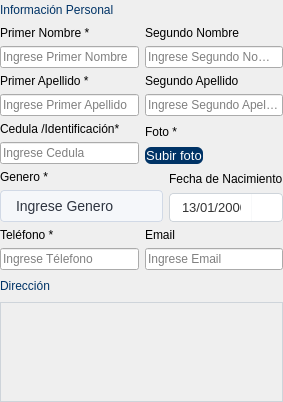
           <widget class="QWidget" name="page_0">
            <property name="styleSheet">
             <string notr="true">#page_0{
	background-color: transparent;
}</string>
            </property>
            <layout class="QVBoxLayout" name="verticalLayout_43" stretch="1,1,1,1,1,1,1,6">
             <property name="leftMargin">
              <number>0</number>
             </property>
             <property name="topMargin">
              <number>0</number>
             </property>
             <property name="rightMargin">
              <number>0</number>
             </property>
             <property name="bottomMargin">
              <number>0</number>
             </property>
             <item>
              <layout class="QHBoxLayout" name="horizontalLayout_20">
               <item>
                <widget class="QLabel" name="email_label_8">
                 <property name="styleSheet">
                  <string notr="true">QLabel{
	color: rgb(0, 51, 102);
	background-color: transparent;
	font: 18pt &quot;Segoe UI&quot;;
}</string>
                 </property>
                 <property name="text">
                  <string>Información Personal</string>
                 </property>
                </widget>
               </item>
               <item>
                <spacer name="horizontalSpacer_9">
                 <property name="orientation">
                  <enum>Qt::Orientation::Horizontal</enum>
                 </property>
                 <property name="sizeHint" stdset="0">
                  <size>
                   <width>40</width>
                   <height>20</height>
                  </size>
                 </property>
                </spacer>
               </item>
              </layout>
             </item>
             <item>
              <layout class="QHBoxLayout" name="horizontalLayout_21">
               <item>
                <layout class="QVBoxLayout" name="verticalLayout_31">
                 <item>
                  <widget class="QLabel" name="primernombre_label_10">
                   <property name="text">
                    <string>Primer Nombre *</string>
                   </property>
                  </widget>
                 </item>
                 <item>
                  <widget class="QLineEdit" name="primernombre_input">
                   <property name="enabled">
                    <bool>true</bool>
                   </property>
                   <property name="sizePolicy">
                    <sizepolicy hsizetype="Expanding" vsizetype="Expanding">
                     <horstretch>0</horstretch>
                     <verstretch>0</verstretch>
                    </sizepolicy>
                   </property>
                   <property name="styleSheet">
                    <string notr="true"/>
                   </property>
                   <property name="echoMode">
                    <enum>QLineEdit::EchoMode::Normal</enum>
                   </property>
                   <property name="readOnly">
                    <bool>false</bool>
                   </property>
                   <property name="placeholderText">
                    <string>Ingrese Primer Nombre</string>
                   </property>
                  </widget>
                 </item>
                </layout>
               </item>
               <item>
                <layout class="QVBoxLayout" name="verticalLayout_32">
                 <item>
                  <widget class="QLabel" name="segundonombre_label_2">
                   <property name="text">
                    <string>Segundo Nombre</string>
                   </property>
                  </widget>
                 </item>
                 <item>
                  <widget class="QLineEdit" name="segundonombre_input">
                   <property name="enabled">
                    <bool>true</bool>
                   </property>
                   <property name="sizePolicy">
                    <sizepolicy hsizetype="Expanding" vsizetype="Expanding">
                     <horstretch>0</horstretch>
                     <verstretch>0</verstretch>
                    </sizepolicy>
                   </property>
                   <property name="echoMode">
                    <enum>QLineEdit::EchoMode::Normal</enum>
                   </property>
                   <property name="readOnly">
                    <bool>false</bool>
                   </property>
                   <property name="placeholderText">
                    <string>Ingrese Segundo Nombre</string>
                   </property>
                  </widget>
                 </item>
                </layout>
               </item>
              </layout>
             </item>
             <item>
              <layout class="QHBoxLayout" name="horizontalLayout_22">
               <item>
                <layout class="QVBoxLayout" name="verticalLayout_33">
                 <item>
                  <widget class="QLabel" name="primerapellido_label_2">
                   <property name="text">
                    <string>Primer Apellido *</string>
                   </property>
                  </widget>
                 </item>
                 <item>
                  <widget class="QLineEdit" name="primerapellido_input">
                   <property name="enabled">
                    <bool>true</bool>
                   </property>
                   <property name="sizePolicy">
                    <sizepolicy hsizetype="Expanding" vsizetype="Expanding">
                     <horstretch>0</horstretch>
                     <verstretch>0</verstretch>
                    </sizepolicy>
                   </property>
                   <property name="echoMode">
                    <enum>QLineEdit::EchoMode::Normal</enum>
                   </property>
                   <property name="readOnly">
                    <bool>false</bool>
                   </property>
                   <property name="placeholderText">
                    <string>Ingrese Primer Apellido</string>
                   </property>
                  </widget>
                 </item>
                </layout>
               </item>
               <item>
                <layout class="QVBoxLayout" name="verticalLayout_34">
                 <item>
                  <widget class="QLabel" name="segundoapellido_label_2">
                   <property name="text">
                    <string>Segundo Apellido</string>
                   </property>
                  </widget>
                 </item>
                 <item>
                  <widget class="QLineEdit" name="segundoapellido_input">
                   <property name="enabled">
                    <bool>true</bool>
                   </property>
                   <property name="sizePolicy">
                    <sizepolicy hsizetype="Expanding" vsizetype="Expanding">
                     <horstretch>0</horstretch>
                     <verstretch>0</verstretch>
                    </sizepolicy>
                   </property>
                   <property name="echoMode">
                    <enum>QLineEdit::EchoMode::Normal</enum>
                   </property>
                   <property name="readOnly">
                    <bool>false</bool>
                   </property>
                   <property name="placeholderText">
                    <string>Ingrese Segundo Apellido</string>
                   </property>
                  </widget>
                 </item>
                </layout>
               </item>
              </layout>
             </item>
             <item>
              <layout class="QHBoxLayout" name="horizontalLayout_23">
               <item>
                <layout class="QVBoxLayout" name="verticalLayout_35" stretch="3,4">
                 <item>
                  <widget class="QLabel" name="cedula_label_5">
                   <property name="text">
                    <string>Cedula /Identificación*</string>
                   </property>
                  </widget>
                 </item>
                 <item>
                  <widget class="QLineEdit" name="cedula_input">
                   <property name="enabled">
                    <bool>true</bool>
                   </property>
                   <property name="sizePolicy">
                    <sizepolicy hsizetype="Expanding" vsizetype="Expanding">
                     <horstretch>0</horstretch>
                     <verstretch>0</verstretch>
                    </sizepolicy>
                   </property>
                   <property name="echoMode">
                    <enum>QLineEdit::EchoMode::Normal</enum>
                   </property>
                   <property name="readOnly">
                    <bool>false</bool>
                   </property>
                   <property name="placeholderText">
                    <string>Ingrese Cedula</string>
                   </property>
                  </widget>
                 </item>
                </layout>
               </item>
               <item>
                <layout class="QHBoxLayout" name="horizontalLayout_24">
                 <item>
                  <layout class="QVBoxLayout" name="verticalLayout_36" stretch="3,4">
                   <item>
                    <widget class="QLabel" name="carrera_label_8">
                     <property name="text">
                      <string>Foto *</string>
                     </property>
                    </widget>
                   </item>
                   <item>
                    <widget class="QPushButton" name="subirfotoButton">
                     <property name="font">
                      <font>
                       <family>Segoe UI</family>
                       <pointsize>10</pointsize>
                       <italic>false</italic>
                       <fontweight></fontweight>
                      </font>
                     </property>
                     <property name="cursor">
                      <cursorShape>PointingHandCursor</cursorShape>
                     </property>
                     <property name="styleSheet">
                      <string notr="true">
QPushButton{
	background-color: rgb(0, 51, 102);
	border: none;
    border-radius: 6px;
	font: 550 10pt &quot;Segoe UI&quot;;
	color: rgb(255, 255, 255);
	padding:1px;
 }


QPushButton:hover {
    background-color: #004a99;
}
</string>
                     </property>
                     <property name="text">
                      <string>Subir foto</string>
                     </property>
                     <property name="icon">
                      <iconset>
                       <normaloff>resources/images/upload-img-white.svg</normaloff>resources/images/upload-img-white.svg</iconset>
                     </property>
                     <property name="iconSize">
                      <size>
                       <width>30</width>
                       <height>30</height>
                      </size>
                     </property>
                    </widget>
                   </item>
                  </layout>
                 </item>
                 <item>
                  <spacer name="horizontalSpacer_10">
                   <property name="orientation">
                    <enum>Qt::Orientation::Horizontal</enum>
                   </property>
                   <property name="sizeHint" stdset="0">
                    <size>
                     <width>13</width>
                     <height>17</height>
                    </size>
                   </property>
                  </spacer>
                 </item>
                </layout>
               </item>
              </layout>
             </item>
             <item>
              <layout class="QHBoxLayout" name="horizontalLayout_25">
               <item>
                <layout class="QVBoxLayout" name="verticalLayout_37">
                 <item>
                  <widget class="QLabel" name="carrera_label_9">
                   <property name="text">
                    <string>Genero *</string>
                   </property>
                  </widget>
                 </item>
                 <item>
                  <widget class="QComboBox" name="genero_input">
                   <property name="styleSheet">
                    <string notr="true">/* Estilo principal del ComboBox */
QComboBox {
    background-color: rgb(245, 247, 250);
    border: 1px solid #d1d9e6; /* Un borde suave que combina con el fondo */
    border-radius: 4px;
    padding: 0px 15px;
    font-size: 14px;
    color: #2e3440; /* Gris muy oscuro para buen contraste */
    min-height: 30px;
}

/* Estado cuando pasas el ratón por encima */
QComboBox:hover {
    border: 1px solid #aeb9cc;
    background-color: #ffffff; /* Se aclara un poco al interactuar */
}

/* Estado cuando el combo está abierto */
QComboBox:on { 
    border-bottom-left-radius: 0px;
    border-bottom-right-radius: 0px;
    border: 2px solid #5e81ac; /* Color de énfasis (azul) al estar activo */
}

/* Estilo del botón de la flecha */
QComboBox::drop-down {
    subcontrol-origin: padding;
    subcontrol-position: top right;
    width: 30px;
    border-left-width: 0px; /* Quitamos la línea divisoria para un look más limpio */
}

/* Estilo de la flecha (puedes usar un caracter o una imagen) */
QComboBox::down-arrow {
    image: url(resources/images/down-arrow-svgrepo-com.svg); /* Si tienes un icono */
    width: 12px;
    height: 12px;
}

/* Estilo de la lista desplegable (el menú) */
QAbstractItemView {
    background-color: #ffffff;
    border: 1px solid ;
    selection-background-color: #5e81ac; /* Color de fondo al seleccionar un item */
    selection-color: white;
    outline: none;
    border-radius: 0px;
	color:#000;
}</string>
                   </property>
                   <property name="placeholderText">
                    <string>Ingrese Genero</string>
                   </property>
                   <item>
                    <property name="text">
                     <string>Masculino</string>
                    </property>
                   </item>
                   <item>
                    <property name="text">
                     <string>Femenino</string>
                    </property>
                   </item>
                  </widget>
                 </item>
                </layout>
               </item>
               <item>
                <layout class="QVBoxLayout" name="verticalLayout_38" stretch="3,4">
                 <item>
                  <widget class="QLabel" name="cedula_label_6">
                   <property name="text">
                    <string>Fecha de Nacimiento</string>
                   </property>
                  </widget>
                 </item>
                 <item>
                  <widget class="QDateEdit" name="dateFecha">
                   <property name="styleSheet">
                    <string notr="true">
            QDateEdit {
                border: 1px solid #ced4da;
                border-radius: 4px;
                padding:5px 10px;
                color: #333333;
                font-size: 13px;
                background-color: white;
            }
QDateEdit::down-arrow {
   image: url(resources/images/down-arrow-svgrepo-com.svg); /* Ruta a tu imagen */
    width: 12px;  /* Ajusta el tamaño del icono */
    height: 12px;
}

            QDateEdit::drop-down {
                subcontrol-origin: padding;
                subcontrol-position: top right;
                width: 30px;
                border-left: 1px solid #f8f9fa;
            }
            /* Estilo para el calendario desplegable */
            QCalendarWidget QWidget {
                background-color: #003366;
                color: white;
            }
            QCalendarWidget QAbstractItemView:enabled {
                background-color: white;
                color: #003366;
                selection-background-color: #003366;
                selection-color: white;
            }
</string>
                   </property>
                   <property name="readOnly">
                    <bool>false</bool>
                   </property>
                   <property name="minimumDate">
                    <date>
                     <year>1940</year>
                     <month>1</month>
                     <day>1</day>
                    </date>
                   </property>
                   <property name="displayFormat">
                    <string>dd/MM/yyyy</string>
                   </property>
                   <property name="calendarPopup">
                    <bool>true</bool>
                   </property>
                   <property name="date">
                    <date>
                     <year>2000</year>
                     <month>1</month>
                     <day>13</day>
                    </date>
                   </property>
                  </widget>
                 </item>
                </layout>
               </item>
              </layout>
             </item>
             <item>
              <layout class="QHBoxLayout" name="horizontalLayout_27">
               <item>
                <layout class="QVBoxLayout" name="verticalLayout_41">
                 <item>
                  <widget class="QLabel" name="telefono_label_2">
                   <property name="text">
                    <string>Teléfono *</string>
                   </property>
                  </widget>
                 </item>
                 <item>
                  <widget class="QLineEdit" name="telefono_input">
                   <property name="enabled">
                    <bool>true</bool>
                   </property>
                   <property name="sizePolicy">
                    <sizepolicy hsizetype="Expanding" vsizetype="Expanding">
                     <horstretch>0</horstretch>
                     <verstretch>0</verstretch>
                    </sizepolicy>
                   </property>
                   <property name="echoMode">
                    <enum>QLineEdit::EchoMode::Normal</enum>
                   </property>
                   <property name="readOnly">
                    <bool>false</bool>
                   </property>
                   <property name="placeholderText">
                    <string>Ingrese Télefono</string>
                   </property>
                  </widget>
                 </item>
                </layout>
               </item>
               <item>
                <layout class="QVBoxLayout" name="verticalLayout_42">
                 <item>
                  <widget class="QLabel" name="email_label_9">
                   <property name="text">
                    <string>Email</string>
                   </property>
                  </widget>
                 </item>
                 <item>
                  <widget class="QLineEdit" name="email_input">
                   <property name="enabled">
                    <bool>true</bool>
                   </property>
                   <property name="sizePolicy">
                    <sizepolicy hsizetype="Expanding" vsizetype="Expanding">
                     <horstretch>0</horstretch>
                     <verstretch>0</verstretch>
                    </sizepolicy>
                   </property>
                   <property name="echoMode">
                    <enum>QLineEdit::EchoMode::Normal</enum>
                   </property>
                   <property name="readOnly">
                    <bool>false</bool>
                   </property>
                   <property name="placeholderText">
                    <string>Ingrese Email</string>
                   </property>
                  </widget>
                 </item>
                </layout>
               </item>
              </layout>
             </item>
             <item>
              <layout class="QHBoxLayout" name="horizontalLayout_28">
               <item>
                <widget class="QLabel" name="email_label_10">
                 <property name="styleSheet">
                  <string notr="true">QLabel{
	color: rgb(0, 51, 102);
	background-color: transparent;
	font: 18pt &quot;Segoe UI&quot;;
}</string>
                 </property>
                 <property name="text">
                  <string>Dirección</string>
                 </property>
                </widget>
               </item>
               <item>
                <spacer name="horizontalSpacer_11">
                 <property name="orientation">
                  <enum>Qt::Orientation::Horizontal</enum>
                 </property>
                 <property name="sizeHint" stdset="0">
                  <size>
                   <width>40</width>
                   <height>20</height>
                  </size>
                 </property>
                </spacer>
               </item>
              </layout>
             </item>
             <item>
              <widget class="QPlainTextEdit" name="direccion_estudiante">
               <property name="sizePolicy">
                <sizepolicy hsizetype="Expanding" vsizetype="Maximum">
                 <horstretch>0</horstretch>
                 <verstretch>0</verstretch>
                </sizepolicy>
               </property>
               <property name="maximumSize">
                <size>
                 <width>160000</width>
                 <height>100</height>
                </size>
               </property>
               <property name="styleSheet">
                <string notr="true">QPlainTextEdit{
	background-color: transparent;
	border:1px solid #ced4da;
}
</string>
               </property>
               <property name="backgroundVisible">
                <bool>false</bool>
               </property>
              </widget>
             </item>
            </layout>
           </widget>
